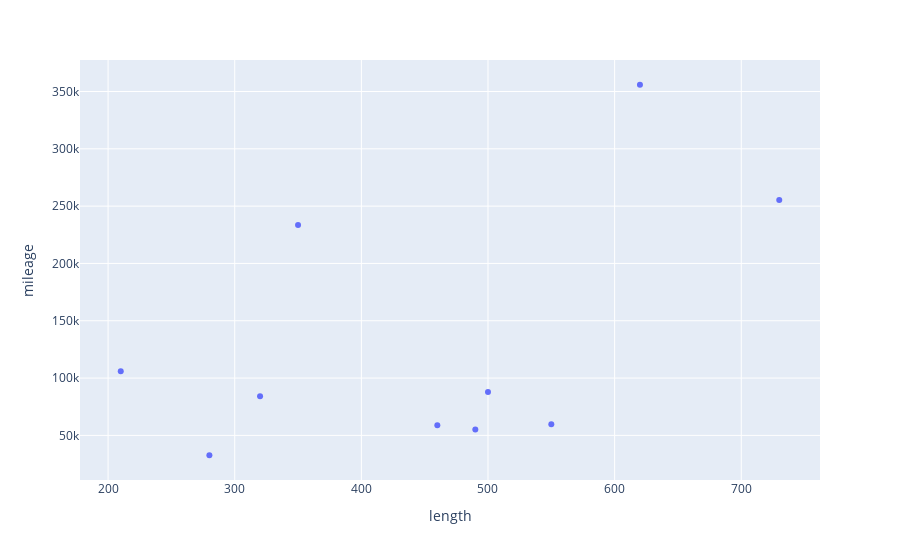

The code cell stored with this chart in its notebook:
### Markdown cell above
We can do the same as before, but with the attributes 'length' and 'mileage'. See the chart below and try guess what 3 clusters we should expect.

### Code cell
fig = px.scatter(df, x='length', y='mileage')
fig.show()

### Figure 1 — Plotly figure (JSON) as saved in the notebook; plotly's stock layout.template omitted (floating-point values rounded to 4 significant figures)
{"data": [{"hovertemplate": "length=%{x}<br>mileage=%{y}<extra></extra>", "legendgroup": "", "marker": {"color": "#636efa", "symbol": "circle"}, "mode": "markers", "name": "", "orientation": "v", "showlegend": false, "type": "scatter", "x": [350, 500, 550, 280, 620, 320, 730, 490, 210, 460], "xaxis": "x", "y": [233587, 87915, 59819, 32682, 355894, 84232, 255416, 55188, 105879, 58792], "yaxis": "y"}], "layout": {"legend": {"tracegroupgap": 0}, "margin": {"t": 60}, "xaxis": {"anchor": "y", "domain": [0, 1], "title": {"text": "length"}}, "yaxis": {"anchor": "x", "domain": [0, 1], "title": {"text": "mileage"}}}}
